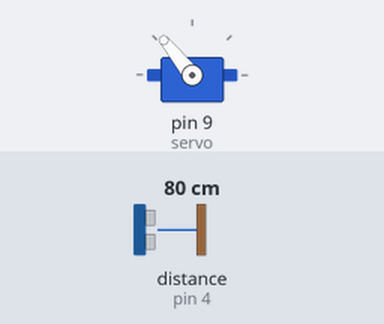
A sketch run on a simulated Arduino Uno, built with avr-gcc and run on an emulated ATmega328P. Parts: servo. Wiring (inferred from the names in the program): ultrasonic range finder: trigger pin 3; echo pin 4. Inputs (shaded band) come from the test bench; at power-on: distance to the obstacle (sensor on pin 4) 80 cm. The echo pulse lasts 58.3 µs per cm.

Above: at 1.2 s.
1.3 s: distance to the obstacle (sensor on pin 4) set to 2 cm
At 2.1 s:
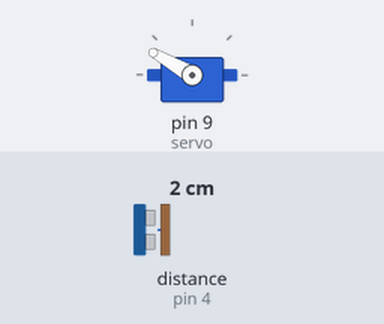
2.8 s: distance to the obstacle (sensor on pin 4) set to 120 cm
At 3.3 s:
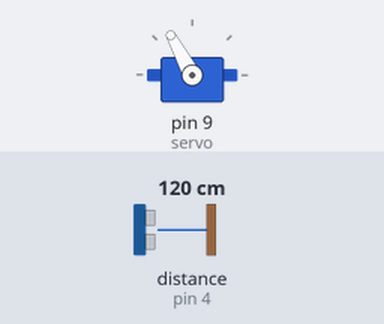
4.3 s: distance to the obstacle (sensor on pin 4) set to 250 cm
At 4.9 s:
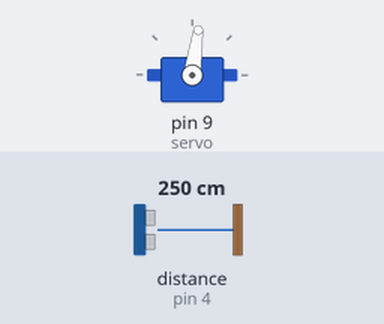
5.8 s: distance to the obstacle (sensor on pin 4) set to 299 cm
At 6.4 s:
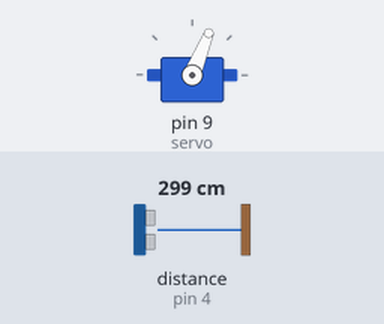
7.3 s: distance to the obstacle (sensor on pin 4) set to 4 cm
At 8.1 s:
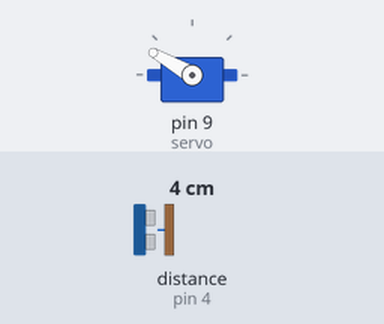
Timing chart, 0 to 9.8 s (numbered marks = the images above; inputs shaded):
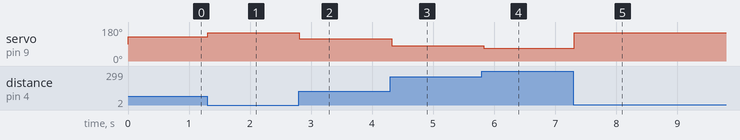

Measured:
- after the input at 1.3 s, servo on pin 9 (servo): 129° → 150° at once
- after the input at 2.8 s, servo on pin 9 (servo): 150° → 118° at once
- after the input at 4.3 s, servo on pin 9 (servo): 118° → 82° at once
- after the input at 5.8 s, servo on pin 9 (servo): 82° → 68° at once
- after the input at 7.3 s, servo on pin 9 (servo): 68° → 150° at once

The sketch:

BlindAid.ino
```cpp
#include <Servo.h>
Servo servo;

int usTrig = 3;
int usEcho = 4;
int duration = 0;
int distanceCM = 0;

int scaledServoValue = 0;
void setup()
{
servo.attach(9);
pinMode(usTrig, OUTPUT);
pinMode(usEcho, INPUT);
}

void loop()
{
 digitalWrite(usTrig, LOW);
 delayMicroseconds(5);
 digitalWrite(usTrig, HIGH);
 delayMicroseconds(10);
 digitalWrite(usTrig, LOW);

 duration = pulseIn(usEcho, HIGH);

 distanceCM = (duration/2) / 29.1;

 scaledServoValue = map(distanceCM, 3, 400, 150, 40);

 servo.write(scaledServoValue);
}
```
